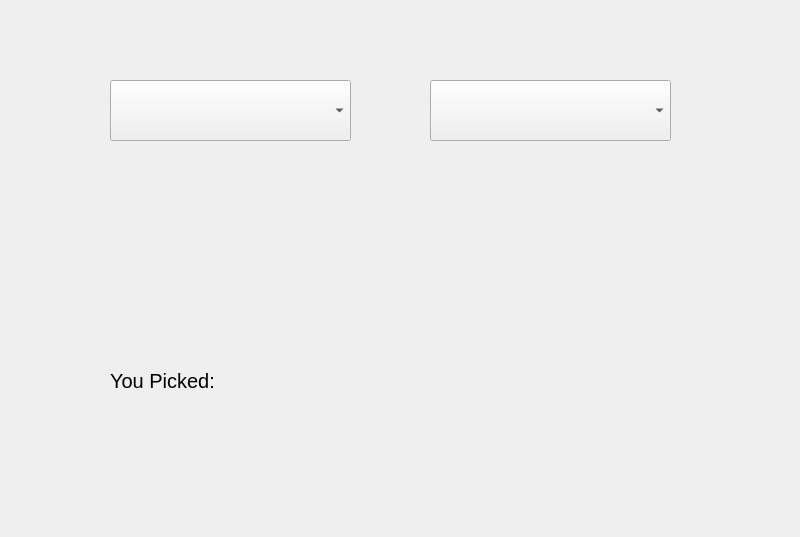
<?xml version="1.0" encoding="UTF-8"?>
<ui version="4.0">
 <class>MainWindow</class>
 <widget class="QMainWindow" name="MainWindow">
  <property name="geometry">
   <rect>
    <x>0</x>
    <y>0</y>
    <width>800</width>
    <height>537</height>
   </rect>
  </property>
  <property name="windowTitle">
   <string>MainWindow</string>
  </property>
  <widget class="QWidget" name="centralwidget">
   <widget class="QComboBox" name="comboBox">
    <property name="geometry">
     <rect>
      <x>110</x>
      <y>80</y>
      <width>241</width>
      <height>61</height>
     </rect>
    </property>
    <property name="font">
     <font>
      <pointsize>16</pointsize>
     </font>
    </property>
   </widget>
   <widget class="QComboBox" name="comboBox_2">
    <property name="geometry">
     <rect>
      <x>430</x>
      <y>80</y>
      <width>241</width>
      <height>61</height>
     </rect>
    </property>
   </widget>
   <widget class="QLabel" name="label">
    <property name="geometry">
     <rect>
      <x>110</x>
      <y>350</y>
      <width>411</width>
      <height>61</height>
     </rect>
    </property>
    <property name="font">
     <font>
      <pointsize>15</pointsize>
     </font>
    </property>
    <property name="text">
     <string>You Picked:</string>
    </property>
   </widget>
  </widget>
  <widget class="QMenuBar" name="menubar">
   <property name="geometry">
    <rect>
     <x>0</x>
     <y>0</y>
     <width>800</width>
     <height>21</height>
    </rect>
   </property>
  </widget>
 </widget>
 <resources/>
 <connections/>
</ui>
